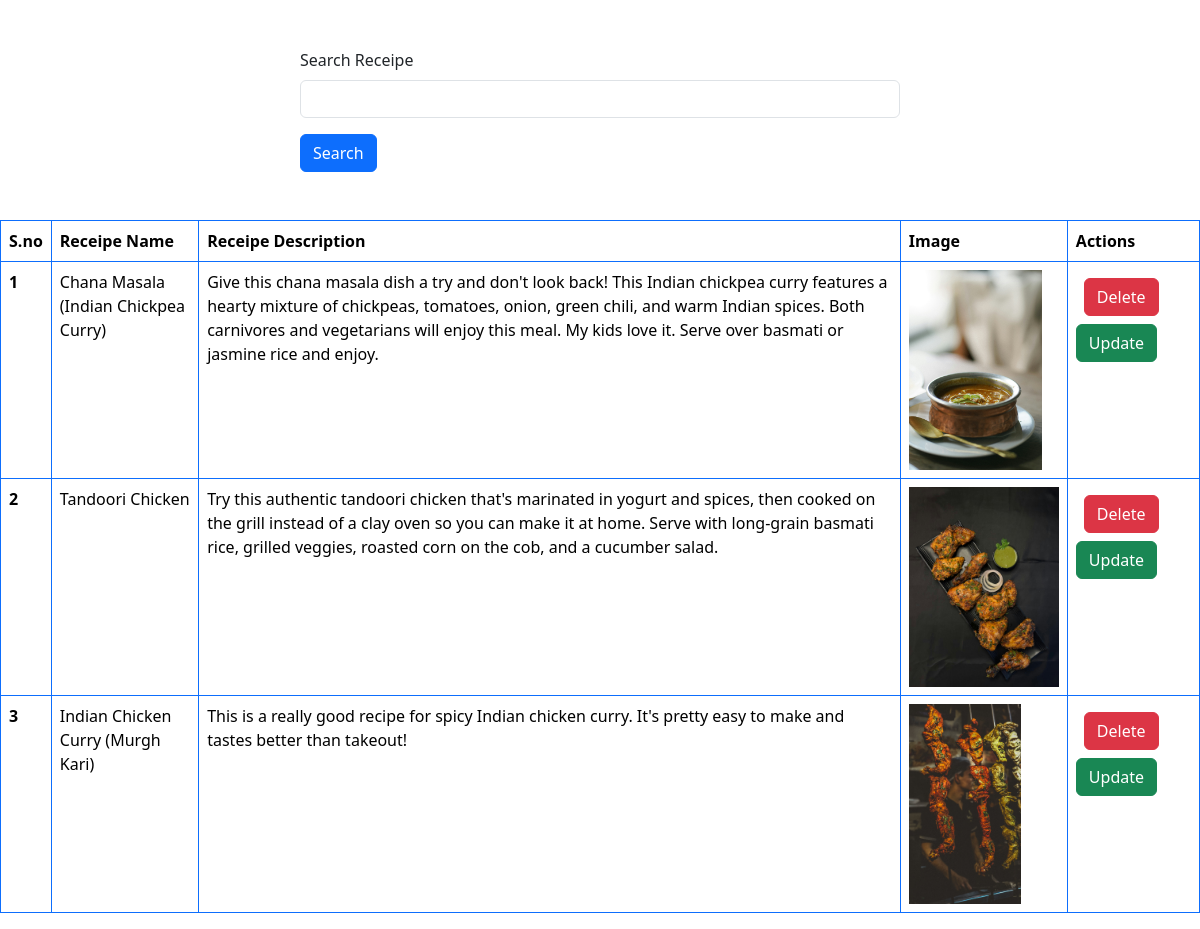
Before: /read_items with the older database file.
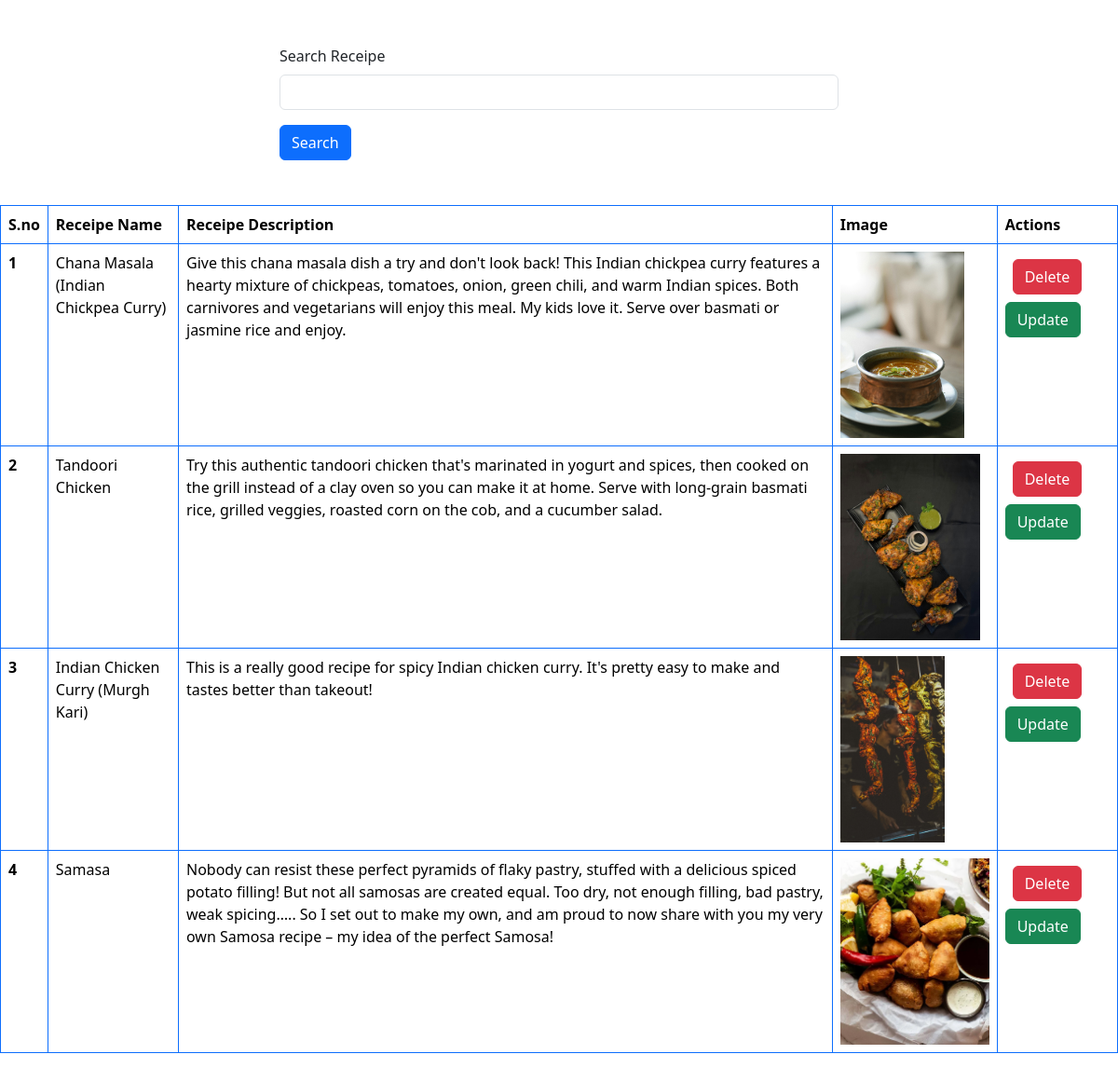
After: the same page with the newer database file.
### vege/models.py (models this page shows)
class Receipe(models.Model):
    receipe_name = models.CharField(max_length=100)
    receipe_description = models.TextField()
    receipe_image = models.ImageField(upload_to="receipe/")

### vege/views.py (the view)
# urls.py: path('read_items',views.read_items,name="read_items"),
def read_items(request):
    queryset = Receipe.objects.all()
    if request.GET.get("search"):
        queryset = queryset.filter(receipe_name__icontains = request.GET.get("search"))   #"__icontains" is django keyword that check the value that pass is n the particular string or not just like we do in python if "r" in "receipe" same as that...
    context = {'receipes' : queryset}
    return render(request , 'read.html' , context)

### templates/read.html (shortened to what this page needs)
<!DOCTYPE html>
<html lang="en">
<head>
    <link href="https://cdn.jsdelivr.net/npm/bootstrap@5.3.6/dist/css/bootstrap.min.css" rel="stylesheet">
</head>
<body>
  <div class="mt-5">
    <div class="mx-auto col-6">
      <form>
        <div class="mb-3">
          <label for="search_button" class="form-label">Search Receipe</label>
          <input type="text" class="form-control"  id="search_button" name="search" required>
        </div>
        <button type="submit" class="btn btn-primary">Search</button>
      </form>
    </div>
  </div>
  <table class="table table-bordered border-primary mt-5">
  <thead>
    <tr>
      <th scope="col">S.no</th>
      <th scope="col">Receipe Name</th>
      <th scope="col">Receipe Description</th>
      <th scope="col">Image</th>
      <th scope="col">Actions</th>
    </tr>
  </thead>
  <tbody>
    {% for receipe in receipes %}
    <tr>
      <th scope="row">{{forloop.counter}}</th>
      <td>{{receipe.receipe_name}}</td>
      <td>{{receipe.receipe_description}}</td>
      <td><img src = "{{receipe.receipe_image.url}}" style="height : 200px" alt="Receipe_Image" ></td>
      <td>
        <a href = "{% url 'delete-receipe' receipe.id %}" class="btn btn-danger m-2">Delete</a>
        <a href = "{% url 'update_receipe' receipe.id %}" class="btn btn-success">Update</a>
      </td>
    </tr>
    {% endfor %}
  </tbody>
  </table>
</body>
</html>

Changed rows visible on the page:
added Receipe: receipe_name "Samasa", receipe_description "Nobody can resist these perfect pyramids of flaky pastry, stuffed with a delicious spiced potato filling! But not all samosas are created equal. Too dry, not enough filling, bad pastry, weak spicing….. So I set out to make my own, and am proud to now share with you my very own Samosa recipe – my idea of the perfect Samosa!", receipe_image (picture)
